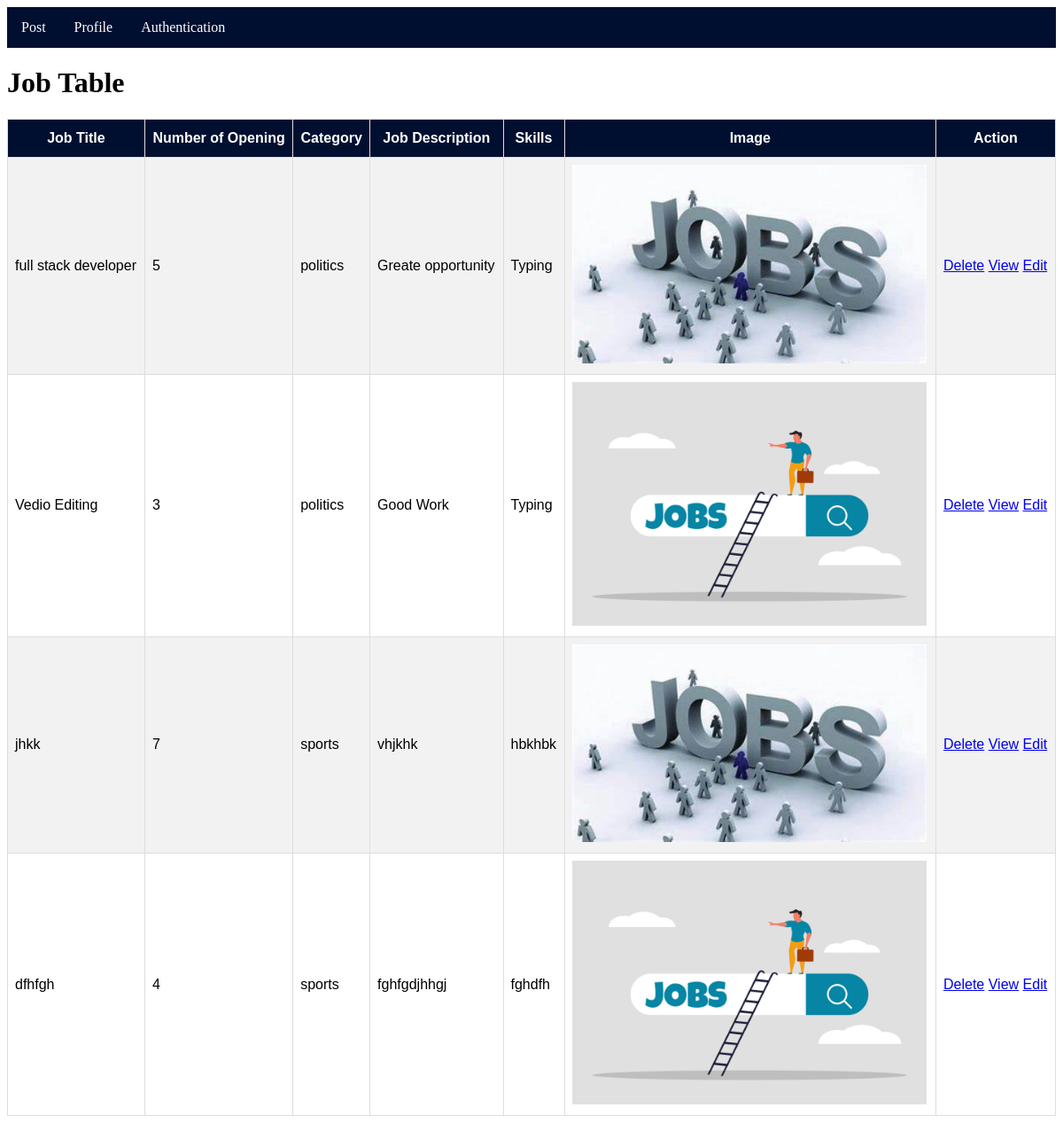
The app's page /Table/ with its own data.
### myapp/models.py (models this page shows, shortened)
class JobModel(models.Model):
    JOB_TYPE_CHOICES = [
        ('fulltime', 'Full-time'),
        ('parttime', 'Part-time'),
    ]
    user = models.ForeignKey(Custom_user, on_delete=models.CASCADE)
    job_title = models.CharField(max_length=255, null=True)
    Number_of_opening = models.PositiveIntegerField(null=True)
    Category = models.CharField(choices=JOB_TYPE_CHOICES,max_length=255, null=True)
    Job_Description = models.TextField(max_length=255, null=True)
    Skills = models.CharField(max_length=255, null=True)
    company_logo=models.ImageField(upload_to='Media/Blog_Pic',null=True)

### myproject/views.py (the view)
# urls.py: path('Table/', Table, name='Table'),
def Table(req):
    data=JobModel.objects.all()
    context = {
        'data': data
    }
    return render(req,'Table.html',context)

### template/Table.html (shortened to what this page needs)
{% extends 'base.html' %}
{% block body %}
<!DOCTYPE html>
<html>
<head>
</head>
<body>
<h1>Job Table</h1>
<table id="customers">
  <tr>
    <th>Job Title</th>
    <th>Number of Opening</th>
    <th>Category</th>
    <th>Job Description</th>
    <th>Skills</th>
    <th>Image</th>
    <th>Action</th>
  </tr>
  {% for i in data %}
  <tr >
    <td>{{i.job_title}}</td>
    <td>{{i.Number_of_opening}}</td>
    <td>{{i.Category}}</td>
    <td>{{i.Job_Description}}</td>
    <td>{{i.Skills}}</td>
    <td>
        <img width="400px" src="/{{i.company_logo}}" alt="">
    </td>
    <td>
        <a href="{% url 'deletejob'  i.id  %}">Delete</a>
        <a href="{% url 'mainprofile'  i.id  %}">View</a>
        <a href="{% url 'editjob'  i.id  %}">Edit</a>
    </td>
  </tr>
  {% endfor %}
</table>
</body>
</html>
{% endblock body %}

### template/base.html (style rules this page uses)
body { background-color:white; }

### template/Table.html (style rules this page uses)
#customers { font-family: Arial, Helvetica, sans-serif; border-collapse: collapse; width: 100%; }
#customers td, #customers th { border: 1px solid #ddd; padding: 8px; }
#customers tr:nth-child(even) { background-color: #f2f2f2; }
#customers th { padding-top: 12px; padding-bottom: 12px; text-align: center; background-color: #000f30; color: white; }

### records on screen
JobModel: job_title "full stack developer", Number_of_opening "5", Category "politics", Job_Description "Greate opportunity", Skills "Typing", company_logo (picture)
JobModel: job_title "Vedio Editing", Number_of_opening "3", Category "politics", Job_Description "Good Work", Skills "Typing", company_logo (picture)
JobModel: job_title "jhkk", Number_of_opening "7", Category "sports", Job_Description "vhjkhk", Skills "hbkhbk", company_logo (picture)
JobModel: job_title "dfhfgh", Number_of_opening "4", Category "sports", Job_Description "fghfgdjhhgj", Skills "fghdfh", company_logo (picture)
